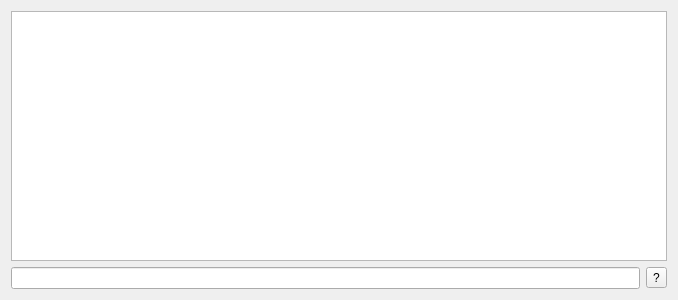
<?xml version="1.0" encoding="UTF-8"?>
<ui version="4.0">
 <class>CScriptTermDialog</class>
 <widget class="QWidget" name="CScriptTermDialog">
  <property name="geometry">
   <rect>
    <x>0</x>
    <y>0</y>
    <width>678</width>
    <height>300</height>
   </rect>
  </property>
  <layout class="QGridLayout" name="gridLayout">
   <item row="1" column="0">
    <widget class="QLineEdit" name="SCRIPT_INPUT">
     <property name="alignment">
      <set>Qt::AlignLeading|Qt::AlignLeft|Qt::AlignVCenter</set>
     </property>
    </widget>
   </item>
   <item row="1" column="1">
    <widget class="QToolButton" name="SCRIPT_HELP">
     <property name="text">
      <string>?</string>
     </property>
    </widget>
   </item>
   <item row="0" column="0" colspan="2">
    <widget class="QPlainTextEdit" name="SCRIPT_OUTPUT">
     <property name="readOnly">
      <bool>true</bool>
     </property>
    </widget>
   </item>
  </layout>
 </widget>
 <resources/>
 <connections/>
</ui>
